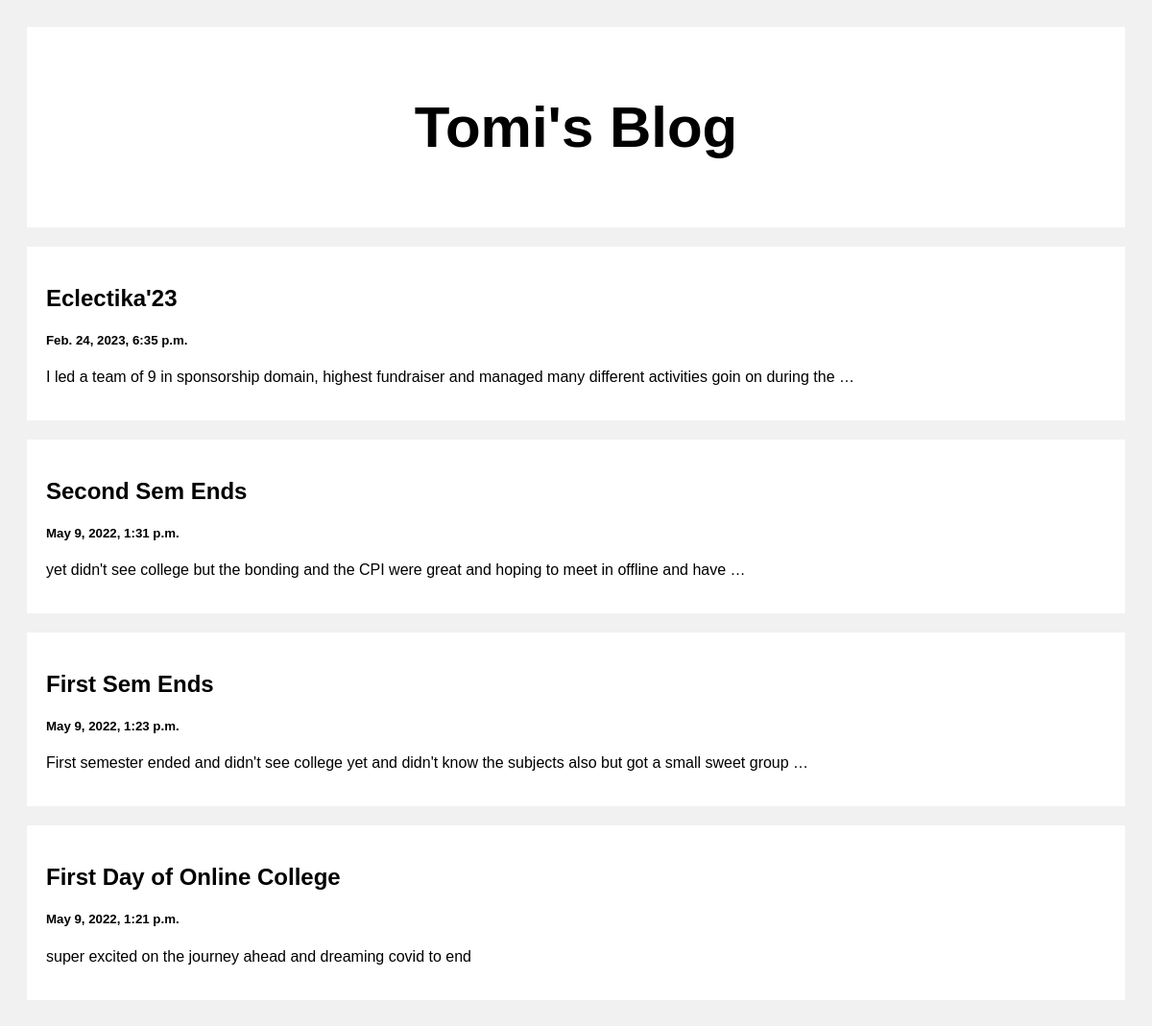
The page / on the database its author committed.
### posts/models.py (models this page shows)
class Post(models.Model):
    title = models.CharField(max_length=100)
    body = models.CharField(max_length=100000)
    created_at = models.DateTimeField(default=datetime.now, blank=True)

### posts/views.py (the view)
# urls.py: path('', views.index, name= 'index'),
def index(request):
    posts = Post.objects.all()
    return render(request, 'index.html', {'posts':posts})

### templates/index.html (shortened to what this page needs)
<!DOCTYPE html>
<html>
    <head>
              </head>
              <body>
              <div class="header">
                <h2>Tomi's Blog</h2>
              </div>
              <div class="row">
                <div class="leftcolumn">
                  {% for post in posts reversed %}
                  <div class="card">
                    <a style="text-decoration: none; color: black;" href="/post/{{post.id}}">
                      <h2>{{post.title}}</h2>
                      <h5>{{post.created_at}}</h5>
                      <p>{{post.body|truncatewords:20}}</p>
                    </a>
                  </div>
                  {% endfor %}
                </div>
              </div>
              </body>
              </html>

### templates/index.html (style rules this page uses)
* { box-sizing: border-box; }
body { font-family: Arial; padding: 20px; background: #f1f1f1; }
.header { padding: 20px; font-size:40px; text-align: center; background: white; }
.leftcolumn { float: left; width: 100%; }
.card { background-color: white; padding: 20px; margin-top: 20px; }
.row:after { content: ""; display: table; clear: both; }

### rows shown on the page
Post: title "Eclectika'23", created_at "Feb. 24, 2023, 6:35 p.m.", body "I led a team of 9 in sponsorship domain, highest fundraiser and managed many different activities goin on during the …"
Post: title "Second Sem Ends", created_at "May 9, 2022, 1:31 p.m.", body "yet didn't see college but the bonding and the CPI were great and hoping to meet in offline and have …"
Post: title "First Sem Ends", created_at "May 9, 2022, 1:23 p.m.", body "First semester ended and didn't see college yet and didn't know the subjects also but got a small sweet group …"
Post: title "First Day of Online College", created_at "May 9, 2022, 1:21 p.m.", body "super excited on the journey ahead and dreaming covid to end"
